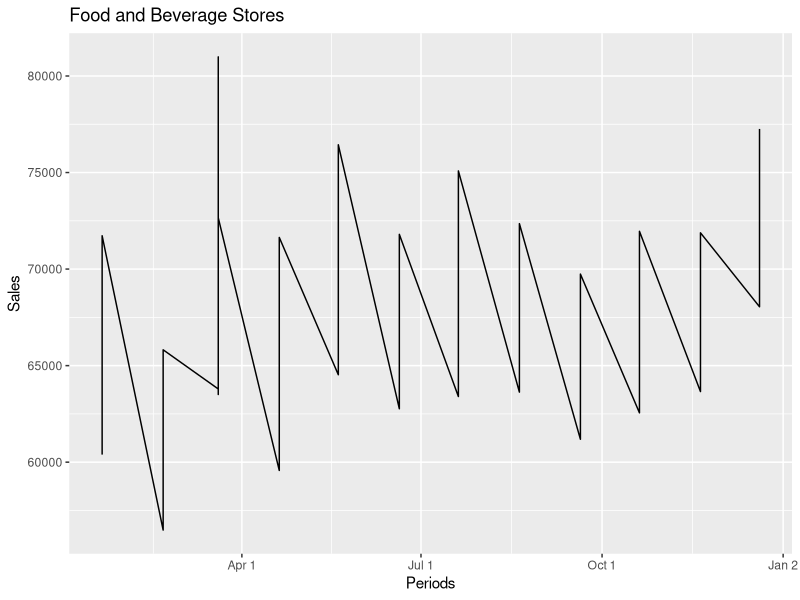
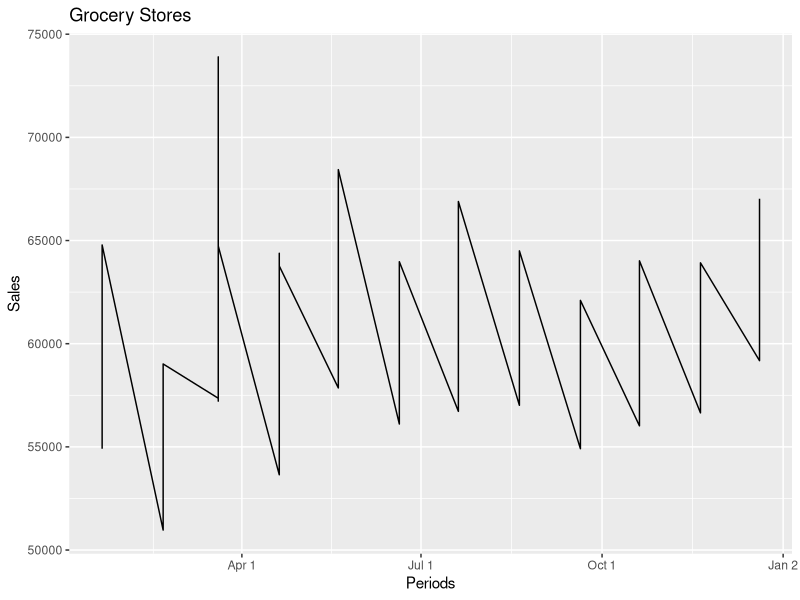
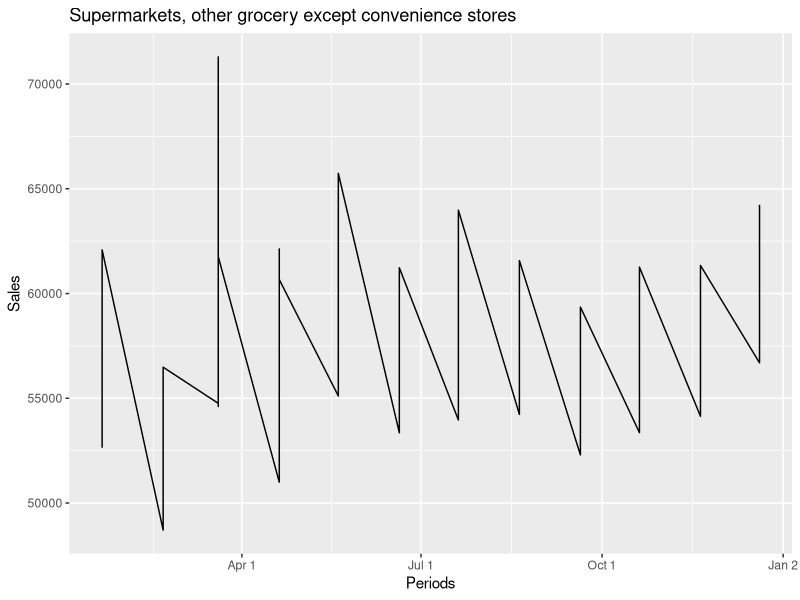
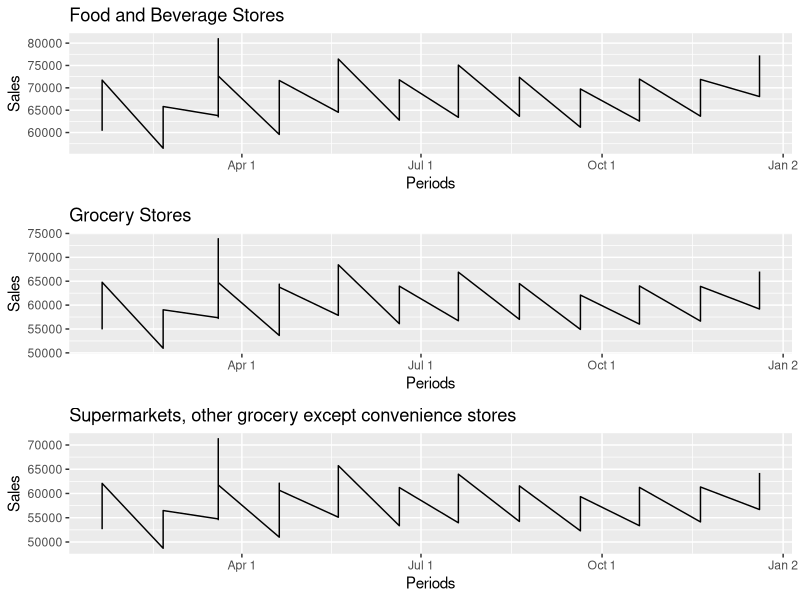
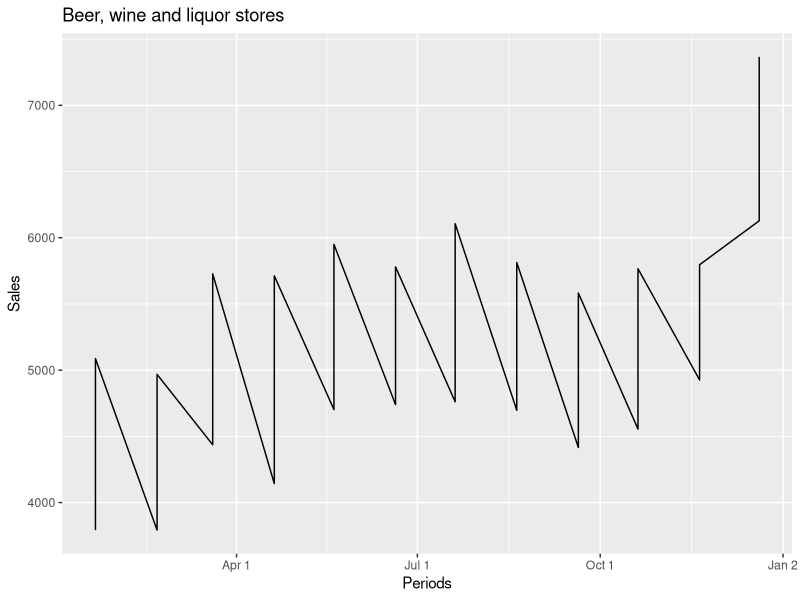
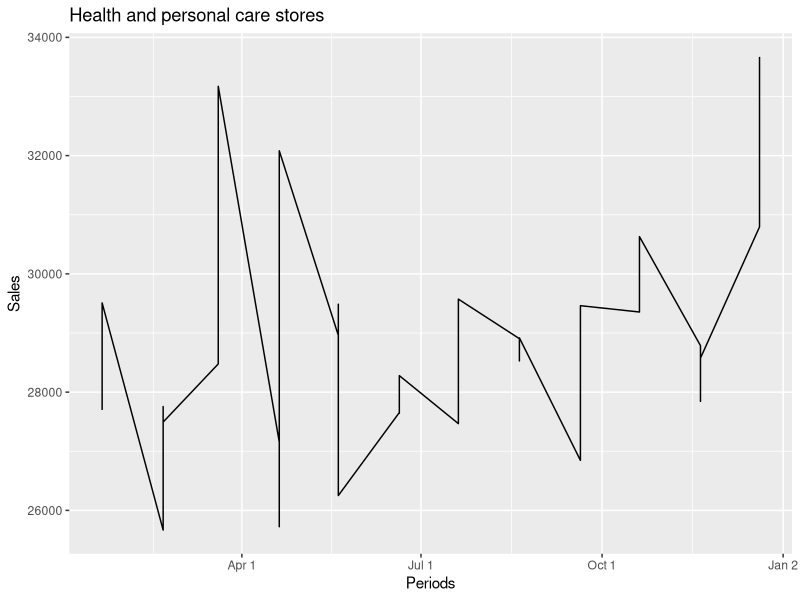
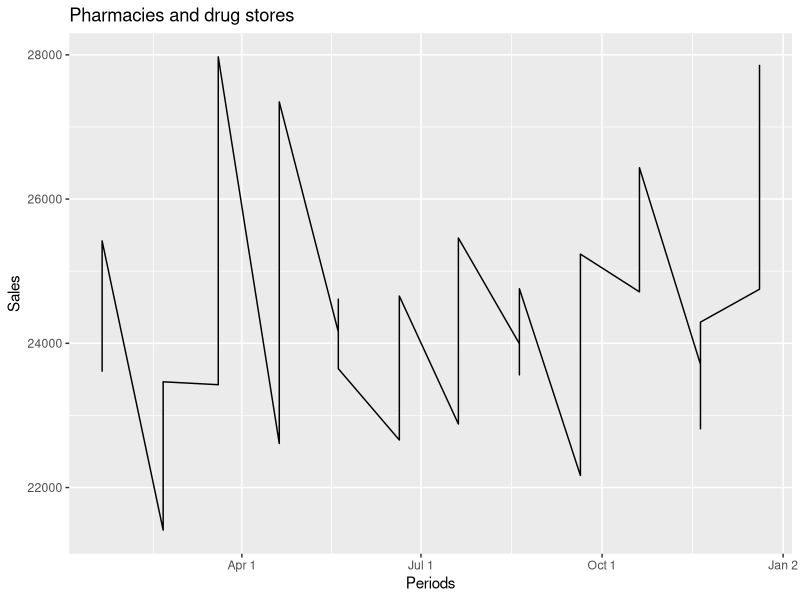
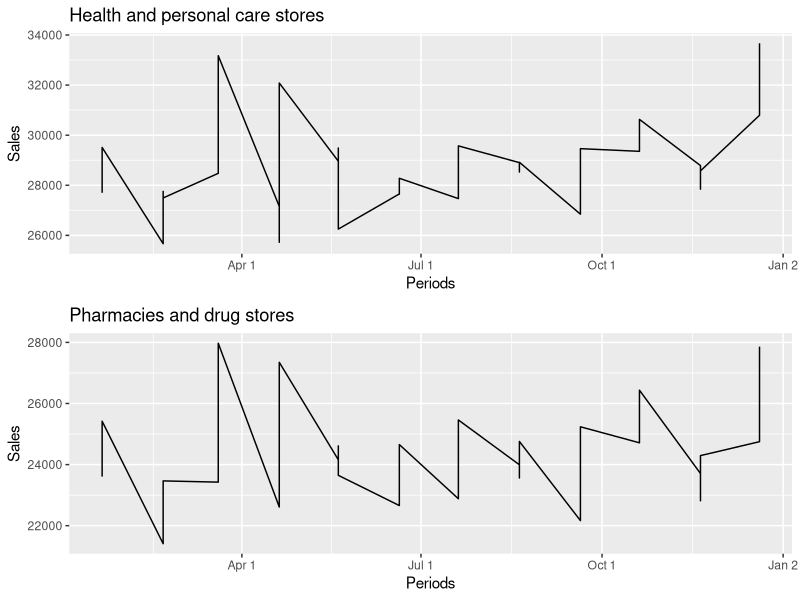

R code for these plots, in order:
##transposed the original dataset to arrange months as rows and different retail stores as columns
##Combined the data of 4 years from 2018-2020 present in different sheets to a single worksheet and converted it to .csv

setwd("C:\\Users\\my lenovo\\Desktop\\MSc Operations and Supply Chain Management\\Modules\\Dissertation\\datasets\\US Sales and Inventory Datasets")

df_sales <- read.csv("US_Sales_Final_Dataset.csv")
df_sales

library(ggplot2)
library(gridExtra)

##checking for any missing values
sum(is.na(df_sales))

##checking the structure of dataset
str(df_sales)

##since all data in the data-frame are characters, we convert all to integer in excel
library(dplyr)


##change date column from character to date format
library(lubridate)

df_sales$Months <- as.Date(df_sales$Months, "%Y-%m-%d")
df_sales$Months

##plotting the different columns against Months column
p_food_beverage <- ggplot(df_sales, aes(x = Months, y = Food_and_beverage_stores)) +
  ylab("Sales") +
  xlab("Periods") +
  geom_line() + ggtitle("Food and Beverage Stores")

print(p_food_beverage)

p_Grocery <- ggplot(df_sales, aes(x = Months, y = Grocery_stores)) +
  ylab("Sales") +
  xlab("Periods") +
  geom_line() + ggtitle("Grocery Stores")
p_Grocery

p_Supermarkets <- ggplot(df_sales, aes(x = Months, y = Supermarkets_and_other_grocery_except_convenience_stores)) +
  ylab("Sales") +
  xlab("Periods") +
  geom_line() +ggtitle("Supermarkets, other grocery except convenience stores")
p_Supermarkets

grid.arrange(p_food_beverage,p_Grocery,p_Supermarkets, nrow=3, ncol=1)

p_liquor <- ggplot(df_sales, aes(x = Months, y = Beer_wine_and_liquor_stores)) +
  ylab("Sales") +
  xlab("Periods") +
  geom_line() +ggtitle("Beer, wine and liquor stores")
p_liquor

p_personalCare <- ggplot(df_sales, aes(x = Months, y = Health_and_personal_care_stores)) +
  ylab("Sales") +
  xlab("Periods") +
  geom_line() +ggtitle("Health and personal care stores")
p_personalCare

p_pharmacy <- ggplot(df_sales, aes(x = Months, y = Pharmacies_and_drug_stores)) +
  ylab("Sales") +
  xlab("Periods") +
  geom_line() +ggtitle("Pharmacies and drug stores")
p_pharmacy  

grid.arrange(p_personalCare,p_pharmacy, nrow=2, ncol=1)


p_gas <- ggplot(df_sales, aes(x = Months, y = Gasoline_stations)) +
  ylab("Sales") +
  xlab("Periods") +
  geom_line() +ggtitle("Gasoline stations")
p_gas  

p_clothing <- ggplot(df_sales, aes(x = Months, y = Clothing_and_clothing_access_stores)) +
  ylab("Sales") +
  xlab("Periods") +
  geom_line() +ggtitle("Clothing and clothing access stores")
p_clothing


p_mensClothing <- ggplot(df_sales, aes(x = Months, y = Mens_clothing_stores)) +
  ylab("Sales") +
  xlab("Periods") +
  geom_line() +ggtitle("Men's clothing stores")
p_mensClothing

p_WomensClothing <- ggplot(df_sales, aes(x = Months, y = Womens_clothing_stores)) +
  ylab("Sales") +
  xlab("Periods") +
  geom_line() +ggtitle("Women's clothing stores")
p_WomensClothing


p_familyClothing <- ggplot(df_sales, aes(x = Months, y = Family_clothing_stores)) +
  ylab("Sales") +
  xlab("Periods") +
  geom_line() +ggtitle("Family clothing stores")
p_familyClothing

grid.arrange(p_clothing,p_mensClothing, p_WomensClothing, p_familyClothing, nrow=4, ncol=1)


p_shoes <- ggplot(df_sales, aes(x = Months, y = Shoe_stores)) +
  ylab("Sales") +
  xlab("Periods") +
  geom_line() +ggtitle("Shoe_stores")
p_shoes


p_jewellery <- ggplot(df_sales, aes(x = Months, y = Jewelry_stores)) +
  ylab("Sales") +
  xlab("Periods") +
  geom_line() +ggtitle("Shoe_stores")
p_jewellery


p_hobby <- ggplot(df_sales, aes(x = Months, y = Sporting_goods_hobby_musical_instrument_and_book_stores)) +
  ylab("Sales") +
  xlab("Periods") +
  geom_line() +ggtitle("Sporting goods. hobby, musical instrument and book-stores")
p_hobby

p_books <- ggplot(df_sales, aes(x = Months, y = Book_stores)) +
  ylab("Sales") +
  xlab("Periods") +
  geom_line() +ggtitle("Only Book-stores")
p_books


p_generalMerchandise <- ggplot(df_sales, aes(x = Months, y = General_merchandise_stores)) +
  ylab("Sales") +
  xlab("Periods") +
  geom_line() +ggtitle("General merchandise stores")
p_generalMerchandise


p_department <-ggplot(df_sales, aes(x = Months, y = Department_stores)) +
  ylab("Sales") +
  xlab("Periods") +
  geom_line() +ggtitle("Department stores")
p_department


p_nodiscountstore <-ggplot(df_sales, aes(x = Months, y = Department_stores_excluding_discount_department_stores)) +
  ylab("Sales") +
  xlab("Periods") +
  geom_line() +ggtitle("Department stores excluding discount department stores")
p_nodiscountstore


p_discountstore <-ggplot(df_sales, aes(x = Months, y = Discount_department_stores)) +
  ylab("Sales") +
  xlab("Periods") +
  geom_line() +ggtitle("Discount department stores")
p_discountstore

grid.arrange(p_generalMerchandise, p_department, p_nodiscountstore, p_discountstore, nrow=4, ncol=1)



